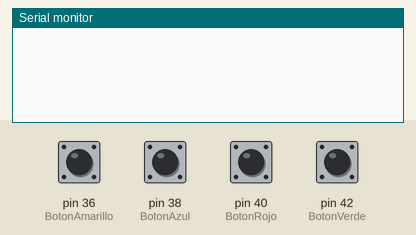
Simulated run of this sketch. Board: Arduino Mega 2560, built with avr-gcc and run on an emulated ATmega2560. On the bench: the last lines printed to the serial monitor. Inputs (shaded band) come from the test bench; at power-on: pin 36 (BotonAmarillo), pin 38 (BotonAzul), pin 40 (BotonRojo), pin 42 (BotonVerde) HIGH.

Above: at 1.2 s.
1.3 s: pin 36 (BotonAmarillo) pulled LOW for 0.15 s
At 2.5 s:
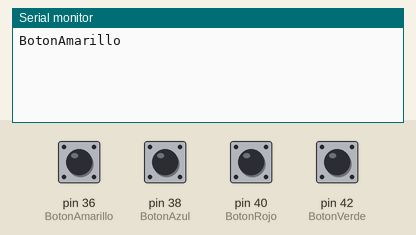
2.9 s: pin 38 (BotonAzul) pulled LOW for 0.15 s
At 3.7 s:
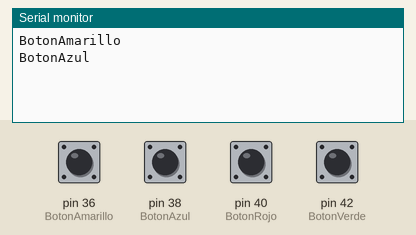
4.5 s: pin 40 (BotonRojo) pulled LOW for 0.15 s
At 4.9 s:
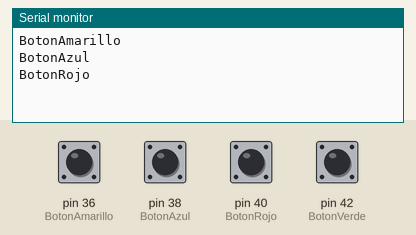
6.1 s: pin 42 (BotonVerde) pulled LOW for 0.15 s
At 7.3 s:
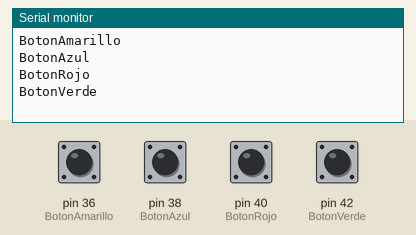

The sketch:

prueba_botones.ino
```cpp
// Librerías necesarias
#include <Servo.h>

// Pines Botones
// Definir variables para los valores de los botones
// Boton amarillo = Manual
// Boton azul = automático
// Boton rojo = atrás
// Boton verde = ejecutar los movimientos grabados
#define BotonAmarillo 36
#define BotonAzul 38
#define BotonRojo 40
#define BotonVerde 42

// Estados de pulsación
bool estadoPulsador[] = {false, false, false, false};
bool anteriorPulsador[] = {false, false, false, false};
unsigned long db[4];

void setup()
{
  pinMode(BotonAmarillo, INPUT_PULLUP);
  pinMode(BotonAzul, INPUT_PULLUP);
  pinMode(BotonRojo, INPUT_PULLUP);
  pinMode(BotonVerde, INPUT_PULLUP);

  // Inicializaciamos la comunicación serie
  Serial.begin(9600);
}

void loop()
{
  estadoPulsador[0] = digitalRead(BotonAmarillo);
  if (!estadoPulsador[0] && anteriorPulsador[0] && millis() - db[0] >= 200UL)
  {
    Serial.println("BotonAmarillo");
    db[0] = millis();
  }
  anteriorPulsador[0] = estadoPulsador[0];

  estadoPulsador[1] = digitalRead(BotonRojo);
  if (!estadoPulsador[1] && anteriorPulsador[1] && millis() - db[1] >= 200UL)
  {
    Serial.println("BotonRojo");
    db[1] = millis();
  }
  anteriorPulsador[1] = estadoPulsador[1];

  estadoPulsador[2] = digitalRead(BotonAzul);
  if (!estadoPulsador[2] && anteriorPulsador[2] && millis() - db[2] >= 200UL)
  {
    Serial.println("BotonAzul");
    db[2] = millis();
  }
  anteriorPulsador[2] = estadoPulsador[2];

  estadoPulsador[3] = digitalRead(BotonVerde);
  if (!estadoPulsador[3] && anteriorPulsador[3] && millis() - db[3] >= 200UL)
  {
    Serial.println("BotonVerde");
    db[3] = millis();
  }
  anteriorPulsador[3] = estadoPulsador[3];
}
```

Measured:
- after the input at 1.3 s, the serial monitor: prints a new line at once (image 1)
- after the input at 2.9 s, the serial monitor: prints a new line at once (image 2)
- after the input at 4.5 s, the serial monitor: prints a new line at once (image 3)
- after the input at 6.1 s, the serial monitor: prints a new line at once (image 4)
